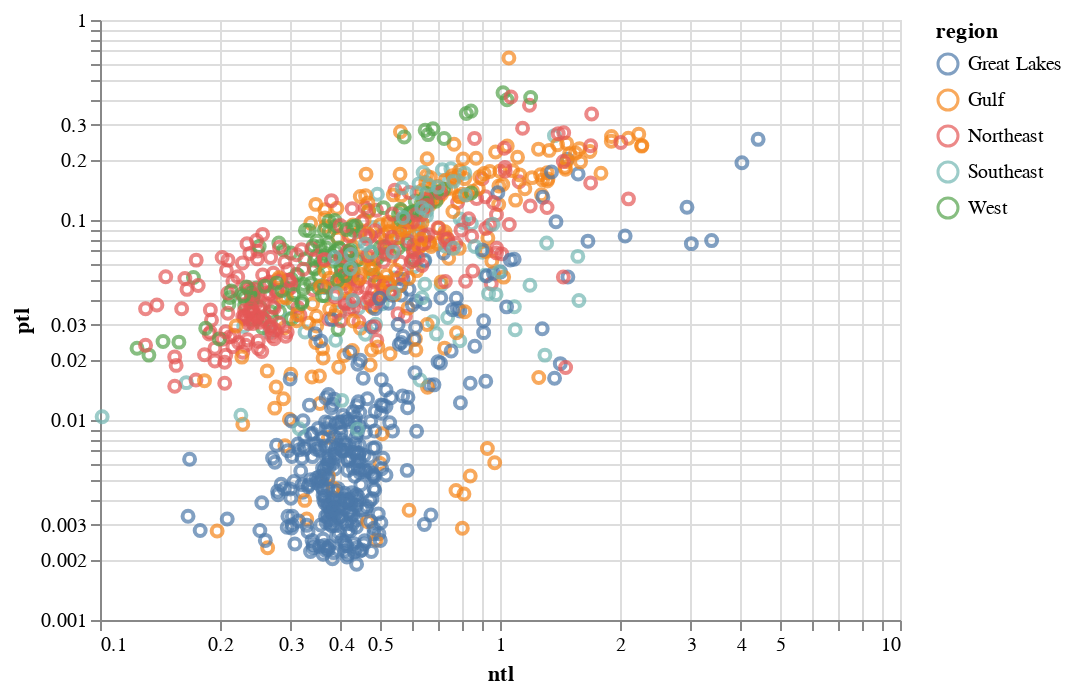

Write notebook code for a chart like this one.
### Code cell
# interestingly, region seems to partly account for the clustering
alt.Chart(ncca).transform_filter(
    alt.FieldGTPredicate(field = 'ptl', gt = 0)
).transform_filter(
    alt.FieldGTPredicate(field = 'ntl', gt = 0)
).encode(
    x = alt.X('ntl', scale = alt.Scale(type = 'log')),
    y = alt.Y('ptl', scale = alt.Scale(type = 'log'))
).mark_point()

### Figure 1 — Vega-Lite specification as saved in the notebook (floating-point values rounded to 4 significant figures; data arrays with more than 128 entries replaced by an {"elided": "..."} marker saying what was removed)
{"config": {"view": {"continuousWidth": 400, "continuousHeight": 300}}, "data": {"name": "data-3e8250eb0b21998987445917afe856a9"}, "mark": "point", "encoding": {"color": {"type": "nominal", "field": "region"}, "x": {"type": "quantitative", "field": "ntl", "scale": {"type": "log"}}, "y": {"type": "quantitative", "field": "ptl", "scale": {"type": "log"}}}, "transform": [{"filter": {"field": "ptl", "gt": 0}}, {"filter": {"field": "ntl", "gt": 0}}], "$schema": "https://vega.github.io/schema/vega-lite/v4.8.1.json", "datasets": {"data-3e8250eb0b21998987445917afe856a9": {"elided": "1092 records"}}}
